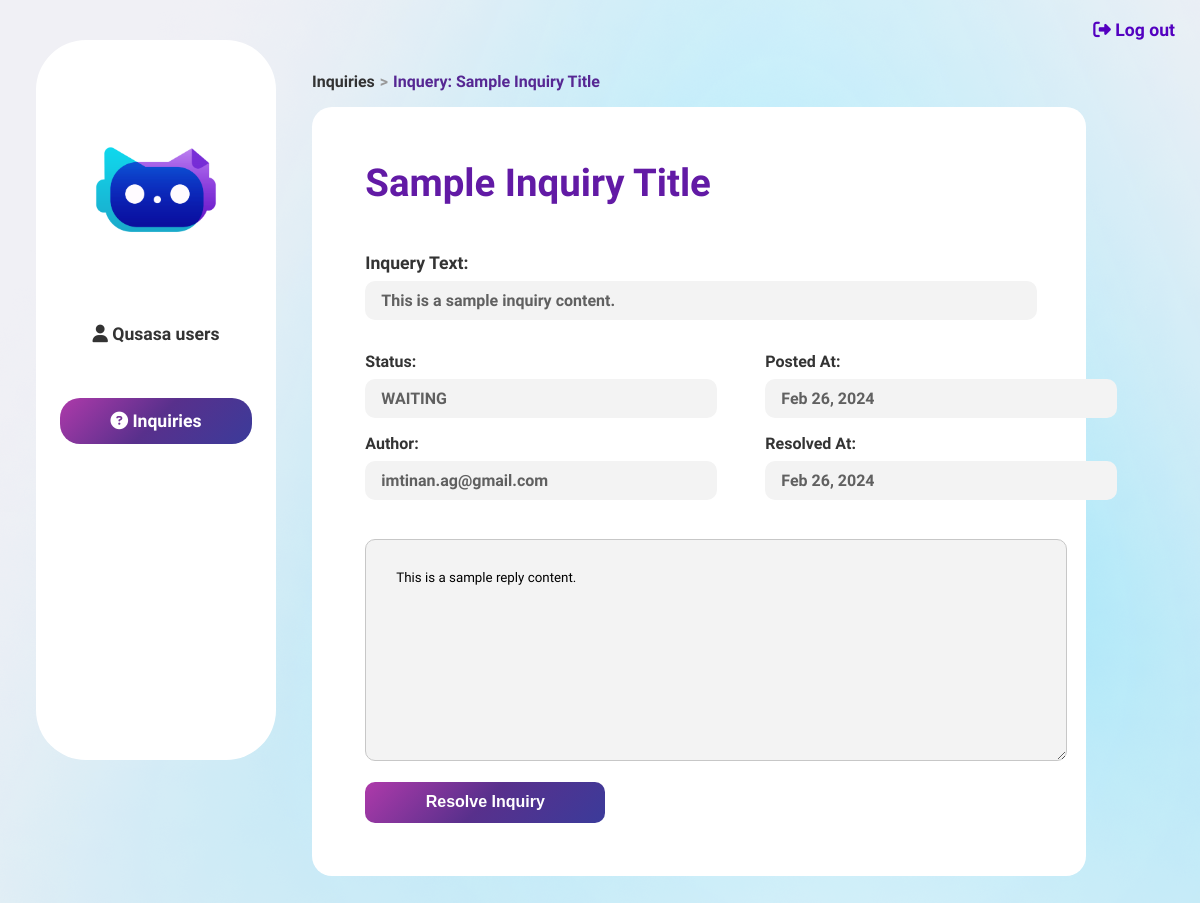
The page /display_inquiry/1/ on the database as committed earlier.
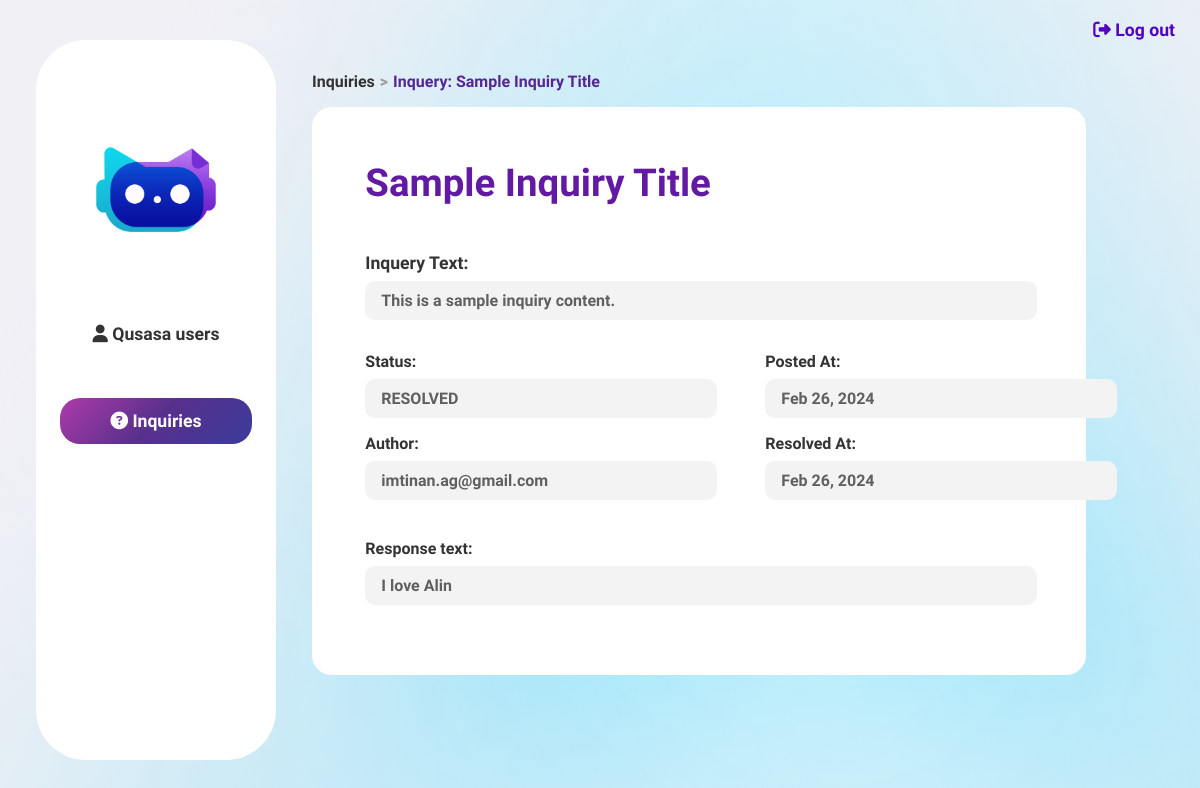
The same page on the database as committed later.
### qusasa/models.py (models this page shows)
class Inquiry(models.Model):
    title= models.CharField(max_length=1000)
    InqContent=models.TextField()
    RepContent=models.TextField()
    status = models.CharField(max_length=20, choices=STATUS_CHOICES)
    date_posted=models.DateTimeField(auto_now_add=True)
    date_resolved=models.DateTimeField()
    author= models.ForeignKey(settings.AUTH_USER_MODEL, on_delete=models.CASCADE)

class CustomUser(AbstractUser):
    username = None  # remove the username field
    email = models.EmailField(unique=True, verbose_name='email address')
    USERNAME_FIELD = 'email'
    REQUIRED_FIELDS = ['first_name', 'last_name']  # removes email from REQUIRED_FIELDS
    is_verified = models.BooleanField(default=False)
    email_confirmation_code = models.CharField(max_length=30, blank=True, null=True)
    objects = CustomUserManager()

### qusasa/views/auth_views.py (the view)
# urls.py: path('display_inquiry/<int:history_id>/', views.display_inquiry, name='display_inquiry'),
def display_inquiry(request, history_id):
    inquiry = get_object_or_404(Inquiry, pk=history_id)
    if request.method == 'POST':
        form = InquiryForm(request.POST, instance=inquiry)
        if form.is_valid():
            updated_inquiry = form.save(commit=False)
            updated_inquiry.status = 'RESOLVED'  # Set status to 'RESOLVED'
            updated_inquiry.date_resolved = timezone.now()  # Update the resolved date to now
            updated_inquiry.save()  # Save the changes to the database
    else:
        form = InquiryForm(instance=inquiry)
    return render(request, 'admin/display_inquiry.html', {'form': form, 'history': inquiry})

### qusasa/forms.py
class InquiryForm(forms.ModelForm):
    class Meta:
        model = Inquiry
        fields = ['RepContent']

### qusasa/templates/admin/display_inquiry.html (shortened to what this page needs)
{% load static %}
<!DOCTYPE html>
<html lang="en">
  <head>
    <link rel="stylesheet" href="{% static 'qusasa/css/base.css' %}" />
    <link rel="stylesheet" href="{% static 'qusasa/css/cards.css' %}" />
    <link rel="stylesheet" href="{% static 'qusasa/css/feature_details.css' %}" />
  </head>
  <body>
    <a class="log-out" href="{% url 'logout' %}"><i class="fa-solid fa-right-from-bracket"></i> Log out</a>
    <div class="side-nav">
      <div class="side-nav-container">
          <img src="{% static 'qusasa/images/Qusasa end.png'%}" alt="">
          <a class="el"href="{% url 'admin:qusasa_customuser_changelist' %}"><i class="fa-solid fa-user"></i> Qusasa users</a>
          <a class="el"  id="el-current"  href="{% url 'inquiries' %}"><i class="fa-solid fa-circle-question"></i> Inquiries</a>
      </div>
  </div>
    <div class="content">
        <ul class="breadcrumbs">
            <li><a href="{% url 'inquiries' %}" {% if request.resolver_match.url_name == 'inquiries' %}  {% endif %}> Inquiries</a></li>
            <li id="current">Inquery: {{history.title}}</li>
        </ul>
      <div class="history">
        <div class="header">
            <div class="feature-head">
                <div class="feature-text">
                  <h1>{{history.title}}</h1>
                  <div class="inquery-el" style="margin-top: 3rem;">
                    <p><strong>Inquery Text:</strong> </p >
                    <div class="inquery-box" style="width: 100%">
                      {{history.InqContent}}
                    </div>
                  </div>
                    <div class="input-output">
                        <div class="input">
                            <p><div class="details">
                              <div class="row">
                                <div class="inquery-el">
                                  <p><strong>Status:</strong> </p>
                                  <div class="inquery-box">
                                    {{ history.status }}
                                  </div>
                                </div>
                                <div class="inquery-el">
                                  <p><strong>Posted At:</strong></p>
                                  <div class="inquery-box">
                                    {{ history.date_posted|date:"M d, Y" }}
                                  </div>
                                </div>
                              </div>
                              <div class="row">
                                <div class="inquery-el">
                                  <p><strong>Author:</strong> </p>
                                  <div class="inquery-box">
                                    {{ history.author }}
                                  </div>
                                </div>
                                <div class="inquery-el">
                                  <p><strong>Resolved At:</strong></p>
                                  <div class="inquery-box">
                                    {{ history.date_resolved|date:"M d, Y" }}
                                  </div>
                                </div>
                              </div>
                            </div>
                            </p>
                        </div>
                        <br>
                        {%if history.status == 'WAITING'%}
                        <div class="output">
                          <form method="post" action=".">
                            <textarea name="RepContent" id="id_RepContent" class="your-custom-class" placeholder="Write response here...">{{ form.RepContent.value|default_if_none:'' }}</textarea>
                            <button type="submit" class="your-submit-button-class">Resolve Inquiry</button>
                          </form>
                        </div>
                        {% else%}
                        <div class="inquery-el" style="margin-top: 0rem;">
                          <p><strong>Response text:</strong> </p >
                          <div class="inquery-box" style="width: 100%">
                            {{history.RepContent}}
                          </div>
                        </div>
                        {% endif%}
                    </div>                </div>
            </div>
        </div>
      </div>
    </div>
  </body>
</html>

### qusasa/static/qusasa/css/base.css (style rules this page uses)
html { width: 100%; margin: 0; padding: 0; background: #f0f0f5; background-repeat: no-repeat; background-attachment: fixed; font-family: 'Raleway', sans-serif; color: white; }
body { min-height: 100%; height: 100%; width: 100%; margin: 0; padding: 0; background-image: url("static/images/Frame 2.png"); background-repeat: no-repeat; background-attachment: fixed; display: flex; flex-direction: row; min-height: 100vh; justify-content: stretch; align-items: start; align-content: start; justify-items: start; }
a { text-decoration: none; }
.side-nav { min-height: 100vh; height: 100vh; width: 20%; color: black; display: flex; flex-direction: column; justify-content: center; align-content: center; align-items: center; flex-wrap: wrap; text-align: center; padding: 0 3%; margin: 0; }
.side-nav-container { margin: 0; height: 90%; width: 100%; background: white; border-radius: 50px; display: flex; flex-direction: column; align-items: center; }
.side-nav .side-nav-container img { max-height: 100px; margin-top: 100px; margin-bottom: 50px; }
.side-nav .side-nav-container .el { width: 80%; padding: 10px; font-size: 1.1rem; font-weight: 700; margin: 1.3rem 0; padding: 0.8rem 0; border-radius: 20px; cursor: pointer; transition: ease 0.2s; color: #333; }
#el-current { background: linear-gradient(-45deg, #3b3b9a, #58308c, #ae3aaa); color: white; transition: ease 0.2s; }
.log-out { color: #5300c0; cursor: pointer; transition: ease 0.2s; font-size: 1.1rem; font-weight: 700; position: absolute; top: 20px; right: 25px; }
.content { min-height: 90%; width: 30vw; display: flex; flex-direction: column; justify-content: flex-start; align-items: flex-start; flex: 1; padding-top: 5vh; }
.content .history { background-color: white; border-radius: 20px; color: #0B0B25; width: 80%; padding: 2rem; font-weight: 700; font-size: 1.2rem; }
.breadcrumbs { list-style: none; padding: 0; }
.breadcrumbs li { display: flex; flex-direction: row; justify-content: center; margin-right: 5px; }
.breadcrumbs li::after { content: " > "; color: #999; margin-left: 5px; }
.breadcrumbs li:last-child::after { content: ""; }
.breadcrumbs a { text-decoration: none; color: #333; }
.breadcrumbs { color: #333; font-weight: bold; display: flex; flex-direction: row; justify-content: center; margin-top: 2rem; }
.breadcrumbs #current { color: #562793; }
.content p { color: #333; font-weight: 700; margin: 0; padding: 0; font-size: 1.2rem; }

### qusasa/static/qusasa/css/cards.css (style rules this page uses)
.content { margin-bottom: 50vh; }
.content .history { display: flex; flex-direction: row; flex-wrap: wrap; justify-content:center; align-items: center; }

### qusasa/static/qusasa/css/feature_details.css (style rules this page uses)
.header { padding: 3%; }
.feature-head { display: flex; flex-direction: row; height: 50%; }
.feature-text h1 { margin-bottom: 0.7rem; }
.feature-text p { font-weight: 500; font-size: 1.1rem; }
.input-output { margin-top: 2rem; }
.input-output p { font-weight: 500; font-size: 1rem; width: 80%; }
.input-output .input { margin-bottom: 0; }

### qusasa/templates/admin/display_inquiry.html (style rules this page uses)
.content { text-align: left; }
.content .history { display: flex; flex-direction: row; flex-wrap: wrap; justify-content: start; align-items: center; }
.content .history .header { width: 100%; justify-content: stretch; }
.content .history .header .feature-head { width: 100%; justify-content: stretch; }
.content .history .header .feature-text { width: 90%; justify-content: stretch; }
.content .history .header .feature-text h1 { margin-top: 0; color: rgb(98, 26, 165); }
.history .row { display: flex; flex-direction: row; width: 100%; justify-content: stretch; }
.history .inquery-box { background-color: rgb(243, 243, 243); padding: 10px 1rem; border-radius: 10px; margin-bottom: 1rem; margin-top:0.5rem; width: 20rem; font-size: 1rem; color: rgb(96, 96, 96); }
.history .inquery-el { width: 100%; margin-right: 3rem; }

Rows that differ between the two databases and show on the page:
changed Inquiry "Sample Inquiry Title": status "WAITING" → "RESOLVED"; RepContent "This is a sample reply content." → "I love Alin"
Other text that changed with them:
text no longer shown: "Resolve Inquiry"
text now shown: "Response text:"
